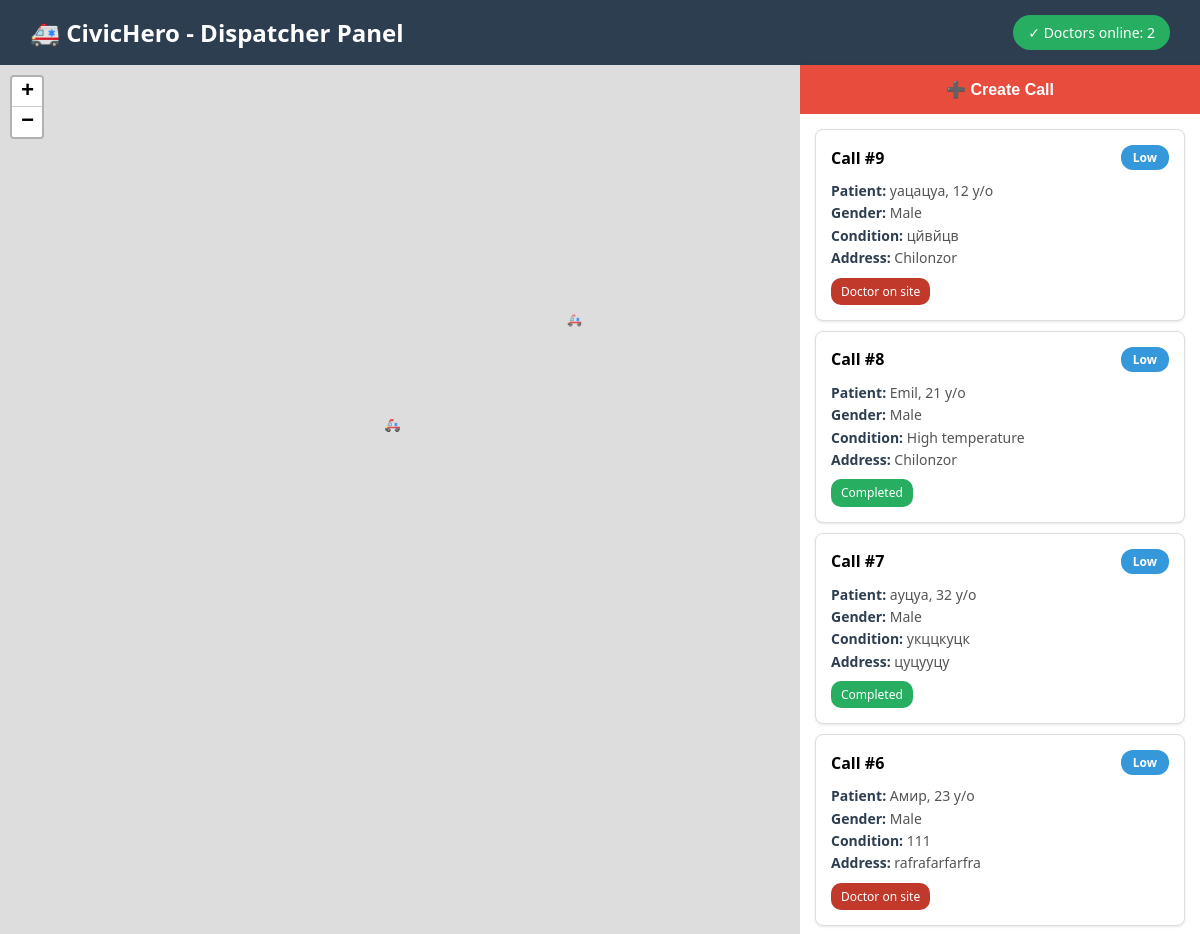
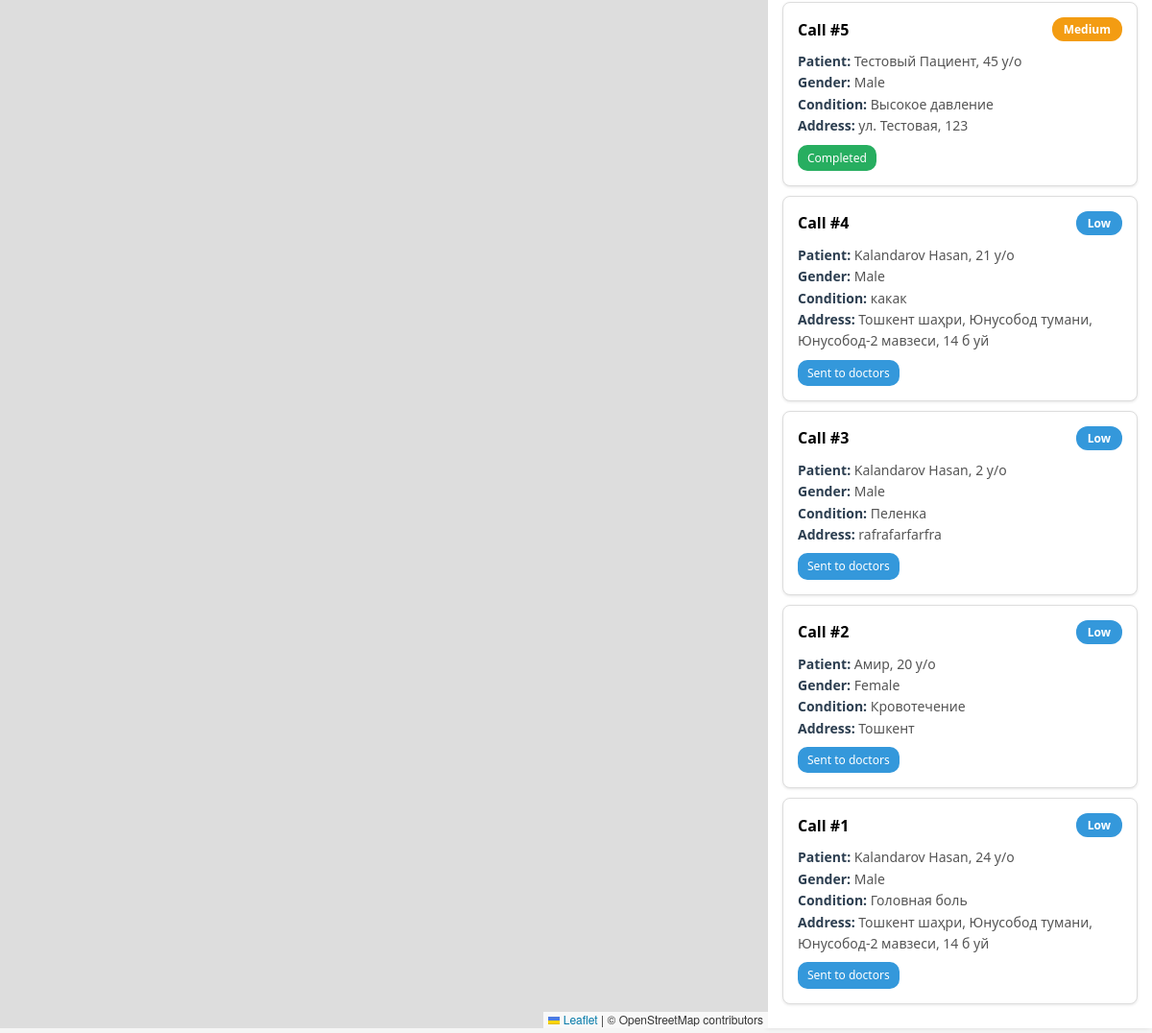
The page / on the database its author committed (2 pictures, top to bottom).
### dispatcher/models.py (models this page shows, shortened)
class Call(models.Model):
    THREAT_LEVELS = [
        ('low', 'Low'),
        ('medium', 'Medium'),
        ('high', 'High'),
        ('critical', 'Critical'),
    ]
    STATUS_CHOICES = [
        ('created', 'Created'),
        ('sent_to_doctors', 'Sent to doctors'),
        ('accepted', 'Accepted by doctor'),
        ('on_way', 'Doctor on the way'),
        ('on_site', 'Doctor on site'),
        ('completed', 'Completed'),
        ('cancelled', 'Cancelled'),
    ]
    GENDER_CHOICES = [
        ('male', 'Male'),
        ('female', 'Female'),
    ]
    patient_name = models.CharField(max_length=200)
    patient_age = models.IntegerField()
    patient_gender = models.CharField(max_length=10, choices=GENDER_CHOICES)
    illness_description = models.TextField()
    address = models.TextField()
    latitude = models.FloatField()
    longitude = models.FloatField()
    threat_level = models.CharField(max_length=10, choices=THREAT_LEVELS, default='medium')
    status = models.CharField(max_length=20, choices=STATUS_CHOICES, default='created')
    assigned_doctor = models.ForeignKey(
        Doctor, on_delete=models.SET_NULL, null=True, blank=True, related_name='calls'
    )
    created_at = models.DateTimeField(auto_now_add=True)
    accepted_at = models.DateTimeField(null=True, blank=True)
    on_site_at = models.DateTimeField(null=True, blank=True)
    completed_at = models.DateTimeField(null=True, blank=True)
    report_photo = models.ImageField(upload_to='reports/', null=True, blank=True)
    report_text = models.TextField(blank=True)
    ambulance_called = models.BooleanField(default=False)
    ambulance_called_at = models.DateTimeField(null=True, blank=True)
    class Meta:
        verbose_name = "Call"
        verbose_name_plural = "Calls"
        ordering = ['-created_at']

### dispatcher/views.py (the view)
# urls.py: path('', views.dashboard, name='dashboard'),
def dashboard(request):
    calls = Call.objects.all()
    online_doctors = Doctor.objects.filter(is_online=True)
    context = {
        'calls': calls,
        'online_doctors': online_doctors,
        'tashkent_center': {'lat': 41.2995, 'lng': 69.2401}
    }
    return render(request, 'dispatcher/dashboard.html', context)

### dispatcher/templates/dispatcher/dashboard.html (shortened to what this page needs)
<!DOCTYPE html>
<html lang="en">
<head>
    <link rel="stylesheet" href="https://unpkg.com/leaflet@1.9.4/dist/leaflet.css" />
</head>
<body>
    <div class="header">
        <h1>🚑 CivicHero - Dispatcher Panel</h1>
        <div class="online-info">✓ Doctors online: <span id="online-count">{{ online_doctors.count }}</span></div>
    </div>
    <div class="main-container">
        <div class="map-container">
            <div id="map"></div>
        </div>
        <div class="sidebar">
            <button class="create-call-btn" onclick="openCreateCallModal()">➕ Create Call</button>
            <div class="calls-list" id="calls-list">
                {% for call in calls %}
                <div class="call-item">
                    <div class="call-header">
                        <span class="call-id">Call #{{ call.id }}</span>
                        <span class="threat-badge threat-{{ call.threat_level }}">
                            {% if call.threat_level == 'low' %}Low
                            {% elif call.threat_level == 'medium' %}Medium
                            {% elif call.threat_level == 'high' %}High
                            {% elif call.threat_level == 'critical' %}Critical
                            {% endif %}
                        </span>
                    </div>
                    <div class="call-info">
                        <strong>Patient:</strong> {{ call.patient_name }}, {{ call.patient_age }} y/o<br>
                        <strong>Gender:</strong> {% if call.patient_gender == 'male' %}Male{% else %}Female{% endif %}<br>
                        <strong>Condition:</strong> {{ call.illness_description }}<br>
                        <strong>Address:</strong> {{ call.address }}<br>
                        <span class="status-badge status-{{ call.status }}">
                            {% if call.status == 'created' %}Created
                            {% elif call.status == 'sent_to_doctors' %}Sent to doctors
                            {% elif call.status == 'accepted' %}Accepted
                            {% elif call.status == 'on_way' %}Doctor on the way
                            {% elif call.status == 'on_site' %}Doctor on site
                            {% elif call.status == 'completed' %}Completed
                            {% endif %}
                        </span>
                    </div>
                </div>
                {% endfor %}
            </div>
        </div>
    </div>
</body>
</html>

### dispatcher/templates/dispatcher/dashboard.html (style rules this page uses)
* { margin: 0; padding: 0; box-sizing: border-box; }
body { font-family: 'Segoe UI', Tahoma, Geneva, Verdana, sans-serif; background: #f5f5f5; }
.header { background: #2c3e50; color: white; padding: 15px 30px; display: flex; justify-content: space-between; align-items: center; box-shadow: 0 2px 5px rgba(0,0,0,0.1); }
.header h1 { font-size: 24px; }
.online-info { background: #27ae60; padding: 8px 15px; border-radius: 20px; font-size: 14px; }
.main-container { display: flex; height: calc(100vh - 70px); }
.map-container { flex: 1; position: relative; }
#map { width: 100%; height: 100%; }
.sidebar { width: 400px; background: white; overflow-y: auto; box-shadow: -2px 0 5px rgba(0,0,0,0.1); }
.create-call-btn { background: #e74c3c; color: white; border: none; padding: 15px; width: 100%; font-size: 16px; font-weight: bold; cursor: pointer; transition: background 0.3s; }
.calls-list { padding: 15px; }
.call-item { background: white; border: 1px solid #ddd; border-radius: 8px; padding: 15px; margin-bottom: 10px; box-shadow: 0 1px 3px rgba(0,0,0,0.1); }
.call-header { display: flex; justify-content: space-between; align-items: center; margin-bottom: 10px; }
.call-id { font-weight: bold; font-size: 16px; }
.threat-badge { padding: 4px 12px; border-radius: 12px; font-size: 12px; font-weight: bold; }
.threat-low { background: #3498db; color: white; }
.threat-medium { background: #f39c12; color: white; }
.call-info { font-size: 14px; color: #555; line-height: 1.6; }
.call-info strong { color: #2c3e50; }
.status-badge { display: inline-block; padding: 4px 10px; border-radius: 10px; font-size: 12px; margin-top: 8px; }
.status-sent_to_doctors { background: #3498db; color: white; }
.status-on_site { background: #c0392b; color: white; }
.status-completed { background: #27ae60; color: white; }

### rows shown on the page
Call: id "9", threat_level "Low", patient_name "уацацуа", patient_age "12", patient_gender "Male", illness_description "цйвйцв", address "Chilonzor", status "Doctor on site"
Call: id "8", threat_level "Low", patient_name "Emil", patient_age "21", patient_gender "Male", illness_description "High temperature", address "Chilonzor", status "Completed"
Call: id "7", threat_level "Low", patient_name "ауцуа", patient_age "32", patient_gender "Male", illness_description "укццкуцк", address "цуцууцу", status "Completed"
Call: id "6", threat_level "Low", patient_name "Амир", patient_age "23", patient_gender "Male", illness_description "111", address "rafrafarfarfra", status "Doctor on site"
Call: id "5", threat_level "Medium", patient_name "Тестовый Пациент", patient_age "45", patient_gender "Male", illness_description "Высокое давление", address "ул. Тестовая, 123", status "Completed"
Call: id "4", threat_level "Low", patient_name "Kalandarov Hasan", patient_age "21", patient_gender "Male", illness_description "какак", address "Тошкент шаҳри, Юнусобод тумани, Юнусобод-2 мавзеси, 14 б уй", status "Sent to doctors"
Call: id "3", threat_level "Low", patient_name "Kalandarov Hasan", patient_age "2", patient_gender "Male", illness_description "Пеленка", address "rafrafarfarfra", status "Sent to doctors"
Call: id "2", threat_level "Low", patient_name "Амир", patient_age "20", patient_gender "Female", illness_description "Кровотечение", address "Тошкент", status "Sent to doctors"
Call: id "1", threat_level "Low", patient_name "Kalandarov Hasan", patient_age "24", patient_gender "Male", illness_description "Головная боль", address "Тошкент шаҳри, Юнусобод тумани, Юнусобод-2 мавзеси, 14 б уй", status "Sent to doctors"

### other values the page prints
{{ online_doctors.count }} "2"
